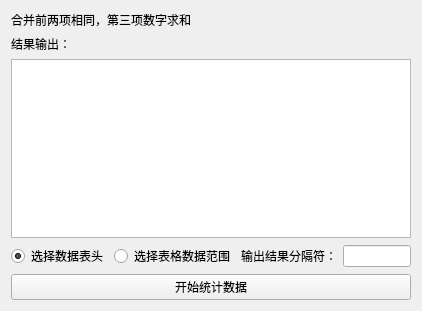
<?xml version="1.0" encoding="UTF-8"?>
<ui version="4.0">
 <class>ClassTable2PicClass</class>
 <widget class="QMainWindow" name="ClassTable2PicClass">
  <property name="geometry">
   <rect>
    <x>0</x>
    <y>0</y>
    <width>422</width>
    <height>311</height>
   </rect>
  </property>
  <property name="windowTitle">
   <string>ClassTable2Pic</string>
  </property>
  <widget class="QWidget" name="centralWidget">
   <layout class="QGridLayout" name="gridLayout" rowstretch="0,0,0,0,0">
    <item row="2" column="0">
     <widget class="QTextBrowser" name="log"/>
    </item>
    <item row="4" column="0">
     <widget class="QPushButton" name="start">
      <property name="sizePolicy">
       <sizepolicy hsizetype="Minimum" vsizetype="Preferred">
        <horstretch>0</horstretch>
        <verstretch>0</verstretch>
       </sizepolicy>
      </property>
      <property name="text">
       <string>开始统计数据</string>
      </property>
     </widget>
    </item>
    <item row="3" column="0">
     <layout class="QHBoxLayout" name="horizontalLayout">
      <item>
       <widget class="QRadioButton" name="selectHeader">
        <property name="text">
         <string>选择数据表头</string>
        </property>
        <property name="checked">
         <bool>true</bool>
        </property>
       </widget>
      </item>
      <item>
       <widget class="QRadioButton" name="selectRange">
        <property name="enabled">
         <bool>true</bool>
        </property>
        <property name="text">
         <string>选择表格数据范围</string>
        </property>
        <property name="checkable">
         <bool>true</bool>
        </property>
       </widget>
      </item>
      <item>
       <widget class="QLabel" name="delimiter_label">
        <property name="text">
         <string>输出结果分隔符：</string>
        </property>
       </widget>
      </item>
      <item>
       <widget class="QLineEdit" name="delimiter"/>
      </item>
     </layout>
    </item>
    <item row="0" column="0">
     <widget class="QLabel" name="label">
      <property name="text">
       <string>合并前两项相同，第三项数字求和</string>
      </property>
     </widget>
    </item>
    <item row="1" column="0">
     <widget class="QLabel" name="label_2">
      <property name="text">
       <string>结果输出：</string>
      </property>
     </widget>
    </item>
   </layout>
  </widget>
 </widget>
 <layoutdefault spacing="6" margin="11"/>
 <resources>
  <include location="ClassTable2Pic.qrc"/>
 </resources>
 <connections>
  <connection>
   <sender>start</sender>
   <signal>clicked()</signal>
   <receiver>ClassTable2PicClass</receiver>
   <slot>solve()</slot>
   <hints>
    <hint type="sourcelabel">
     <x>144</x>
     <y>56</y>
    </hint>
    <hint type="destinationlabel">
     <x>101</x>
     <y>-2</y>
    </hint>
   </hints>
  </connection>
 </connections>
 <slots>
  <slot>solve()</slot>
 </slots>
</ui>
